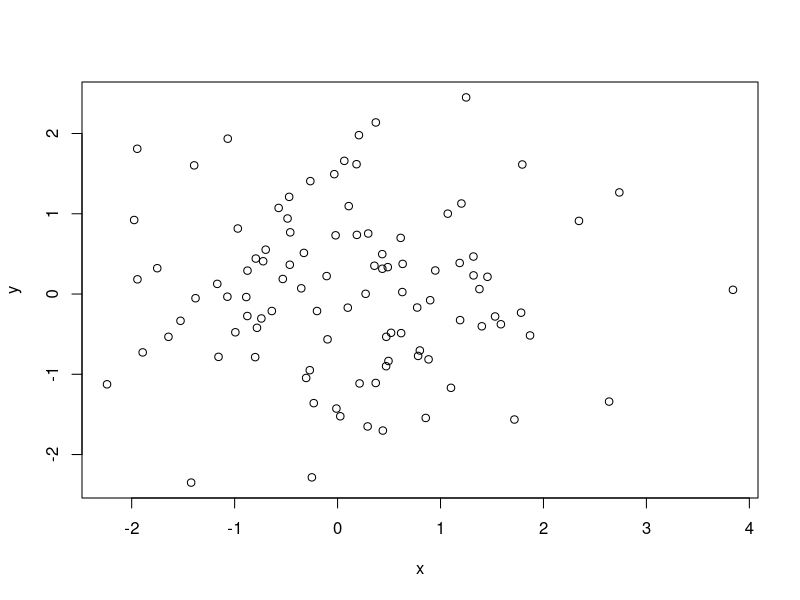

Here is the R script that generated this plot:
## ---- chunk 1
x <- rnorm(100)
y <- rnorm(100)
plot(x, y)
